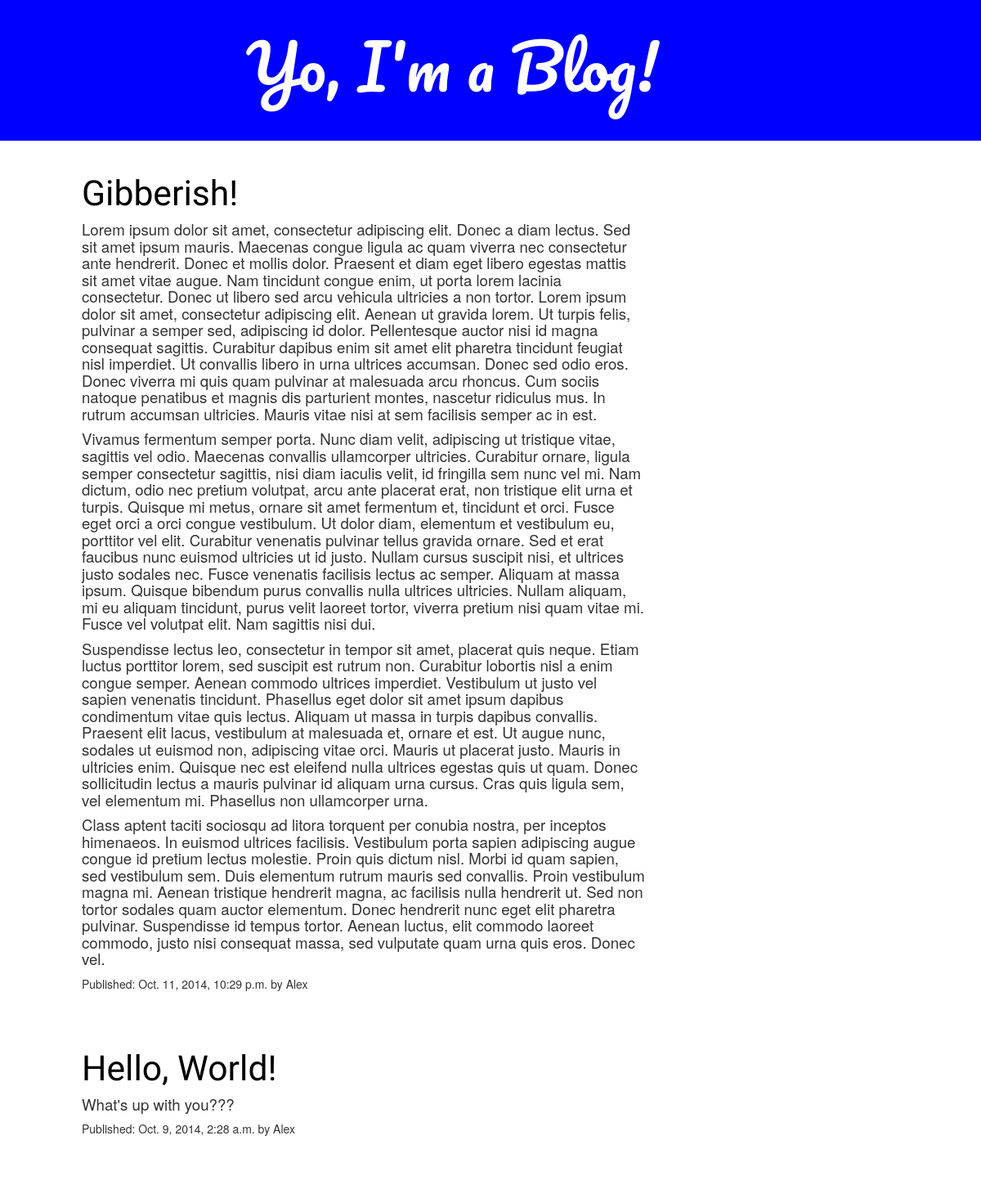
The app's page /, older data.
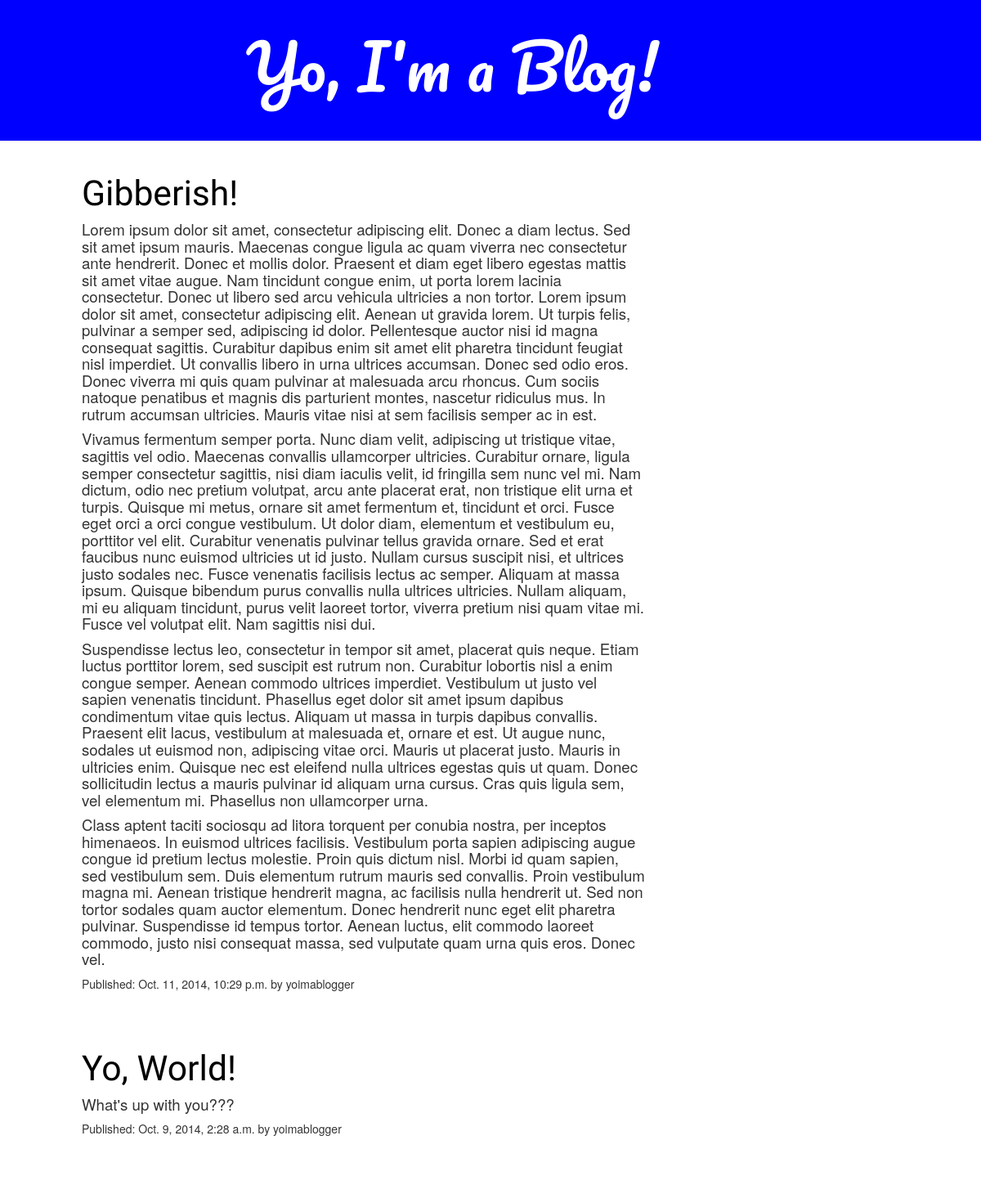
The same page, newer data.
### blog/models.py (models this page shows, shortened)
class Post(models.Model):
    author = models.ForeignKey(User)
    title = models.CharField(max_length=200)
    text = models.TextField()
    created_date = models.DateTimeField(
            default=timezone.now)
    published_date = models.DateTimeField(
            blank=True, null=True)

### blog/views.py (the view)
# urls.py: url(r'^$', views.post_list),
def post_list(request):
    posts = Post.objects.filter(published_date__isnull=False).order_by('published_date')
    return render(request, 'blog/post_list.html', {'posts': posts})

### blog/templates/blog/post_list.html (shortened to what this page needs)
{% extends 'blog/base.html' %}
      {% block content %}
          {% for post in posts reversed %}
            <div class="post">
              <h2><a href="">{{ post.title }}</a></h2>
              <h4>{{ post.text|linebreaks }}</h4>
              <p>Published: {{ post.published_date }} by {{ post.author }}</p>
            </div>
          {% endfor %}
      {% endblock content %}

Row changes from the older to the newer data that the page shows:
changed Post "Gibberish!": author "Alex" → "yoimablogger"
changed Post "What's up with you???": title "Hello, World!" → "Yo, World!"; author "Alex" → "yoimablogger"
